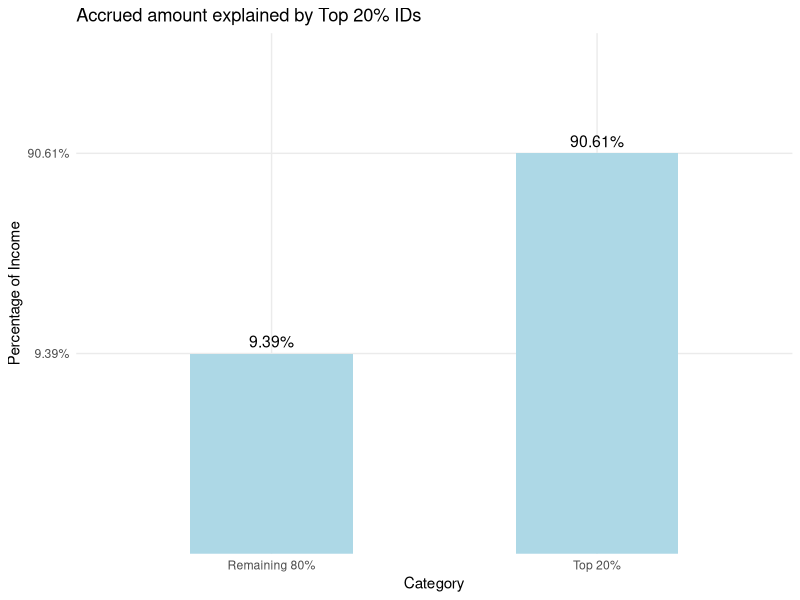
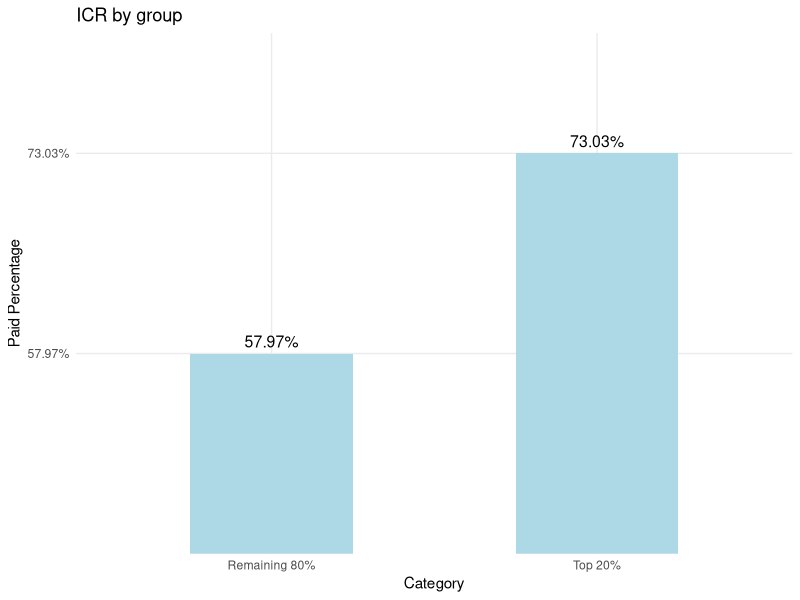
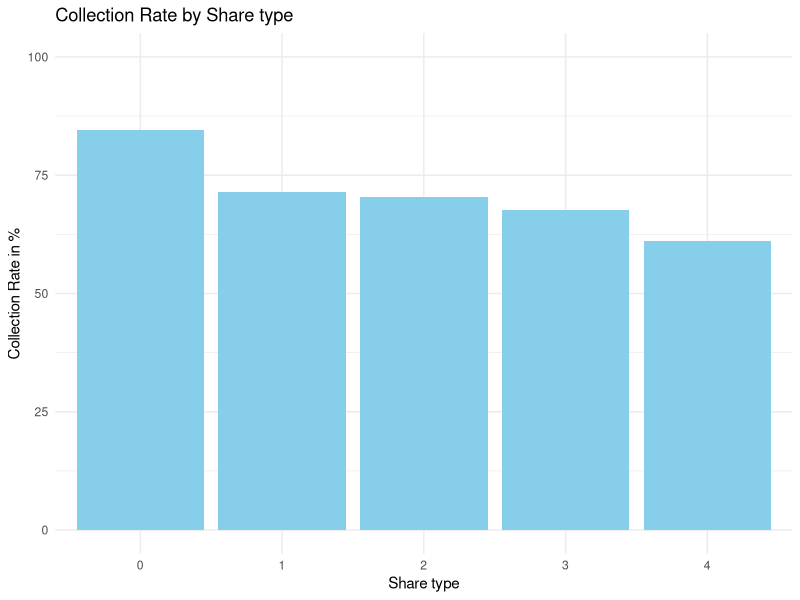
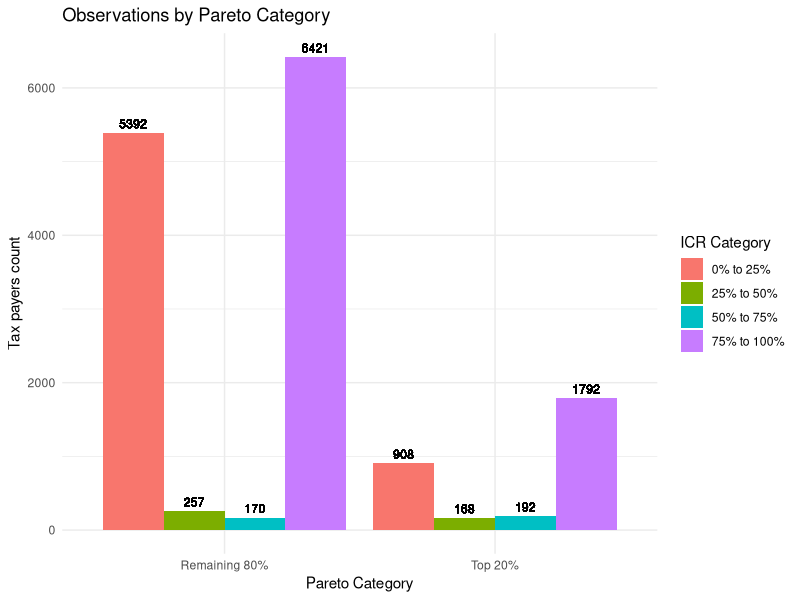

Source code (R) for these figures, in order:
## ---- chunk 1
library(readr) # to import csv
library(tidyverse) #data wrangling
library(data.table) #similar to tidyverse but faster
library(dplyr) # data cleaning
library(ggplot2) # high-quality visualizations
library(kableExtra) # tabular data presentation
library(knitr) # to combine with kableExtra to further customization

## ---- chunk 2
#import datasets
accrued= read.csv2("Devengado 2020 x cuota.csv") # devengado = accrued
paid= read.csv2("Pago IR 2020 x cuota.csv") #paid = pagado

tibble_accr =  as.tibble(accrued) %>% 
  print()

tibble_p =  as.tibble(paid) %>% 
  print()

paid_accrued= full_join(accrued, paid, by= c("CUIT", "Partida.Inmobiliaria","NUMERO_CUOTA"))#merge

## ---- chunk 3
# Cleaning - Limpieza

paid_accrued <- as.data.table(paid_accrued) # data table format
paid_accrued <- paid_accrued %>%
  setnames(tolower(names(.))) %>%  # lower case
  na.omit(.) %>% #delete NAs
  .[, numero_cuota:= as.character(numero_cuota)] # turn number into character to further analysis

# to delete every ".", then replace every "," for "." due to the format "1.152,56" for numbers.
cols_to_convert= c("devengado","pagos_cap_anio_d", "tpagos_anio_d")
# step 1
for (col in cols_to_convert) {
  paid_accrued[, (col) := gsub("\\.", "" ,get(col))] 
} 
#step 2
for (col in cols_to_convert) {
  paid_accrued[, (col) := as.numeric(gsub("\\,", "." ,get(col)))] 
} 

paid_accrued[, pagos_cap_anio_d:= ifelse(is.na(pagos_cap_anio_d)==TRUE, 0 ,pagos_cap_anio_d) ] 

# Order columns and exclude exentos = yes and tpagos_anio_d
paid_accrued_final= paid_accrued[exenta=="NO", .(cuit,partida.inmobiliaria,minimo,exenta,numero_cuota,devengado,pagos_cap_anio_d)]



## ---- chunk 4
# creating metrics
# group by addrema
paid_accrued_final[, accrued_addrema := sum(devengado), by= partida.inmobiliaria]
paid_accrued_final[, paid_addrema := sum(pagos_cap_anio_d), by= partida.inmobiliaria]

# This table is useful to work the distribution.
pre_summary_add= unique(paid_accrued_final[, .(partida.inmobiliaria,
                                               cuit,
                                               accrued_addrema,
                                               paid_addrema )]) # filter and delete duplicates.
# Final result by addrema.
pre_summary_add[,`:=` (Quantity_addremas=nrow(pre_summary_add),
                                ICR= NA,
                                Tax_payers= uniqueN(cuit),
                                Accrued= sum(accrued_addrema),
                                Paid= sum(paid_addrema)) ]

summary_tab_add= unique(pre_summary_add[, -c(1:4)])
summary_tab_add[, ICR:= round(Paid/Accrued *100,2)]
summary_tab_add$ICR = sprintf("%.2f%%", summary_tab_add$ICR)

summary_tab_add= format(summary_tab_add, big.mark= ",", scientifc= FALSE)



kbl(summary_tab_add, align='llcc', caption = "<h2 style='text-align:center;'><strong>Income Collection Rate</strong>" ) %>%
  kable_paper() %>% 
  kable_classic() %>%
  kable_styling(c("striped", "hover","condensed"), full_width = T, position = "float_left") %>% 
  row_spec(0, bold = T, color = "white", background = "#D47AE8")
## ---- chunk 5
total_income= mean(pre_summary_add$Accrued)
total_paid= mean(pre_summary_add$Paid)
# In order to make a Paretto 80-20
setorder(pre_summary_add,-accrued_addrema)
# Determine cutoff for top 20% of IDs based on tax accrued
cutoff <- ceiling(0.2 * nrow(pre_summary_add))

# Subset data.table to include IDs above cutoff
top_20_percent <- pre_summary_add[1:cutoff, ]

# Calculate total income for the selected IDs
top_20_percent_income <- sum(top_20_percent$accrued_addrema)

# Compute percentage of income represented by the top 20% of IDs
percentage_of_income <- round((top_20_percent_income / total_income) * 100, 2)

#Top 20% Collection Rate is about 73% 
IR_top= round(sum(top_20_percent$paid_addrema)/sum(top_20_percent$accrued_addrema)*100,2)
# Remaining values
min_top20= min(top_20_percent$accrued_addrema) # This value separates the distribution in 80 - 20
# Remaining 80% Collection Rate is about 58% 
cutoff_remaining = pre_summary_add[accrued_addrema < min_top20,] 
IR_remaining= round(sum(cutoff_remaining$paid_addrema)/sum(cutoff_remaining$accrued_addrema)*100,2)

# To see Pareto 80 20 by accrued. 
# Top 20% explains almost 91% of the total income.
analysis_results <- data.frame(Category = c("Top 20%", "Remaining 80%"),
                              Percentage = c(percentage_of_income, 100 - percentage_of_income))

analysis_results$Percentage = sprintf("%.2f%%", analysis_results$Percentage) # to present the result in percentage format and two decimal places

ggplot(analysis_results, aes(x = Category, y = Percentage, fill = Category)) +
  geom_bar(stat = "identity", width = 0.5, fill= "lightblue") +
  labs(x = "Category", y = "Percentage of Income", title = "Accrued amount explained by Top 20% IDs") +
  geom_text(aes(label = Percentage), vjust = -0.5, color = "black", size = 4) +
  theme_minimal()

# To see how is the Collection rate for each group (20 highest and 80 remaining)
paid_results= data.table(Category= c("Top 20%", "Remaining 80%"),
                         Paid_percentage= c(IR_top, IR_remaining))

paid_results$Paid_percentage = sprintf("%.2f%%", paid_results$Paid_percentage)

ggplot(paid_results, aes(x = Category, y = Paid_percentage, fill = Category)) +
  geom_bar(stat = "identity", width = 0.5, fill= "lightblue") +
  labs(x = "Category", y = "Paid Percentage", title = "ICR by group") +
  geom_text(aes(label = Paid_percentage), vjust = -0.5, color = "black", size = 4) +
  theme_minimal()



## ---- chunk 6

paid_accrued_final[,`:=` (accrued_share= sum(devengado), 
                          paid_share= sum(pagos_cap_anio_d)), by= numero_cuota]

summary_share= unique(paid_accrued_final[, .("Share_type"=numero_cuota,
                                             "ICR_type"= NA, 
                                                 "Accrued"=accrued_share,
                                             "%_Accrued"= NA,
                                                 "Paid"=paid_share,
                                             "%_Paid"= NA)])# filter and delete duplicates.



summary_share[,`:=` (ICR_type = round(Paid/Accrued *100,2),
                     "%_Accrued"= round(Accrued/total_income*100,2),
                     "%_Paid"=round(Paid/total_paid*100,2))]



setorder(summary_share,-ICR_type)
summary_share= format(summary_share, big.mark= ",", scientifc= FALSE)
summary_share= as.data.table(summary_share) 

kbl(summary_share, align='llcc', caption = "<h2 style='text-align:center;'><strong>ICR by Share type</strong>" ) %>%
  kable_paper() %>% 
  kable_classic() %>%
  kable_styling(c("striped", "hover","condensed"), full_width = T, position = "float_left") %>% 
  row_spec(0, bold = T, color = "white", background = "#D47AE8")


summary_share$ICR_type <- as.numeric(as.character(summary_share$ICR_type))

ggplot(summary_share, aes(x = factor(Share_type), y = ICR_type)) +
  geom_bar(stat = "identity", fill = "skyblue") +
  labs(x = "Share type", y = "Collection Rate in %", title = "Collection Rate by Share type") +
  theme_minimal() +
  ylim(0, 100)


## ---- chunk 7
# metrics by ID and category: 
paid_accrued_final[, accrued_id := sum(devengado), by= cuit]
paid_accrued_final[, paid_id := sum(pagos_cap_anio_d), by= cuit]
paid_accrued_final[, icr_id := paid_id/accrued_id, by= cuit]
# ICR by quartiles
paid_accrued_final[,category := case_when(icr_id<=0.25 ~ "0% to 25%", 
                                          icr_id>0.25 & icr_id<=0.5 ~ "25% to 50%",
                                          icr_id>0.5 & icr_id<=0.75 ~ "50% to 75%",
                                          icr_id>0.75 ~ "75% to 100%")]


presummary_icr_id= unique(paid_accrued_final[, .(cuit,
                                               accrued_id, 
                                               paid_id, 
                                               icr_id, 
                                               category)]) %>%
  . [, icr_id:= ifelse(icr_id>1, icr_id==1, icr_id)] %>% # If IR > 1, means that the taxpayers payed his debt with interests.
  setorder(.,-icr_id)  #descending order
  
presummary_icr_id[,`:=` (Accrued= sum(accrued_id),
                         Paid= sum(paid_id),
                         ICR=round(mean(icr_id)*100,2),
                         Tax_payers = uniqueN(cuit)), #amount of IDs
                  by= category]  

summary_cat= unique(presummary_icr_id[, .(Category= category, 
                                          Tax_payers,
                                          "Tax_payers_%"=NA,
                                          ICR,
                                          Accrued,
                                          "Accrued_%"= NA, 
                                          Paid,
                                          "Paid_%"=NA)]) # to set column orders

total_tax_payers= sum(summary_cat$Tax_payers)


summary_cat %>% 
  .[,`:=`("Accrued_%"=round(Accrued/total_income*100,2),
          "Tax_payers_%"=round(Tax_payers/total_tax_payers*100,2),
          "Paid_%"=round(Paid/total_paid*100,2) ) ] %>% 
  setorder(., -ICR) 
  
summary_cat=format(summary_cat, big.mark= ",", scientific = FALSE) #separate thousands with ","
  
 # Summary Table
kbl(summary_cat, align='llcc', caption = "<h2 style='text-align:center;'><strong>Main information by ICR's category </strong>" ) %>%
  kable_paper() %>% 
  kable_classic() %>%
  kable_styling(c("striped", "hover","condensed"), full_width = T, position = "float_left") %>% 
  row_spec(0, bold = T, color = "white", background = "#D47AE8")

## ---- chunk 8
# ICR quartiles's percentage that belong to the highest 20% or remaining 80% from Pareto analysis.

setorder(presummary_icr_id,-accrued_id)
# Determine cutoff for top 20% of IDs based on tax accrued
cutoff <- ceiling(0.2 * nrow(presummary_icr_id))

sep_range= presummary_icr_id[cutoff, accrued_id ] #value from the element 3060 that separates top 20% and remaining 80%
presummary_icr_id %>% .[,Pareto:= ifelse(accrued_id >= sep_range, "Top 20%", "Remaining 80%")] %>%
  .[,Tax_payers_cp:= uniqueN(cuit), by= .(category,Pareto)] # tax payers by category and Pareto

setorder(presummary_icr_id, category)

ggplot(presummary_icr_id, mapping= aes(x= Pareto, y=Tax_payers_cp, fill= category) ) + 
  geom_bar(stat= "identity" ,position = "dodge", width = 0.9) + 
  labs(x = "Pareto Category", y = "Tax payers count", title = "Observations by Pareto Category", fill= "ICR Category") +
  geom_text(aes(label = Tax_payers_cp), color = "black", size = 3, position = position_dodge(width = 0.9), vjust = -0.5) +
  theme_minimal()
